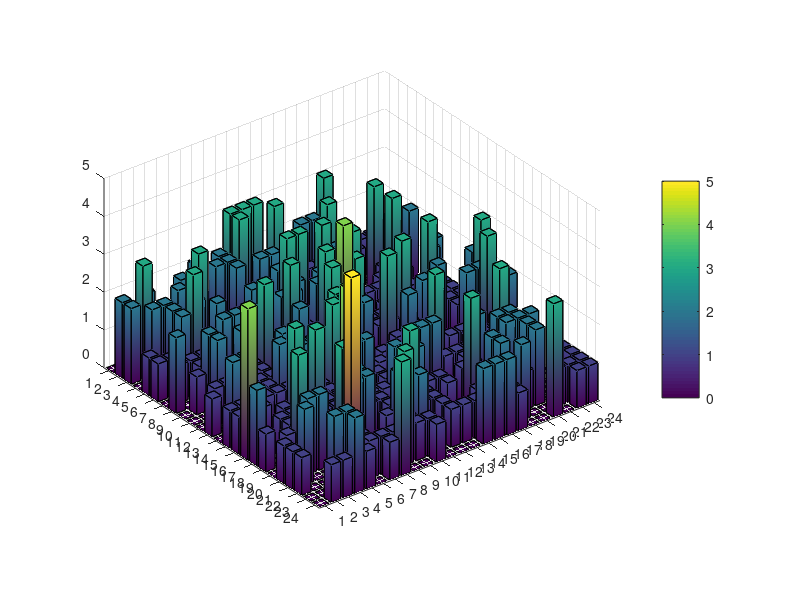
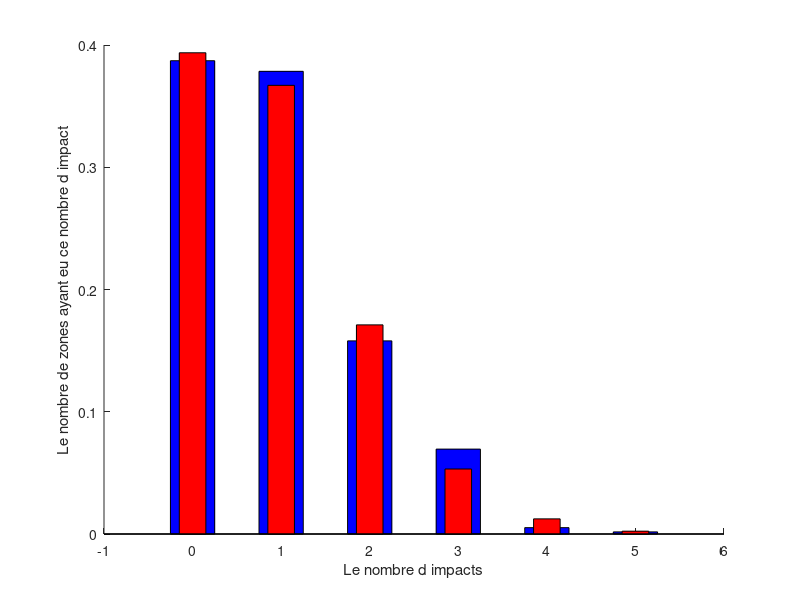

These figures' MATLAB source, in order:
clear all;close all; hold on; grid on;

n_cases=24;
cx=[1:n_cases];
cy=[1:n_cases];
[CX,CY]=meshgrid(cx,cy);

figure(1);
%mesh(CX,CY,zeros(n_cases,n_cases));

M = zeros (n_cases,n_cases);

n_impacts=537;

for i=1:n_impacts

    x=randi(n_cases);
    y=randi(n_cases);
    
    M(x,y)=M(x,y)+1;
    
end

b=bar3(M);
colorbar;

for i = 1:length(b)
     zdata = get(b(i),'Zdata');
     set(b(i),'Cdata',zdata);
     set(b,'EdgeColor','k','FaceColor','interp');

end

figure(2);hold on;
n_zones = n_cases*n_cases;

% La Probabilite theorique
M=M(:); % il mets les 24X24 par une ligne
m = max(M);
absM = [0:m];
m1 = hist(M,absM);
bar(absM,m1/n_zones,0.5,'-b');
xlabel('Le nombre d impacts');
ylabel('Le nombre de zones ayant eu ce nombre d impact');

% Le probabilite theorique:
% On considere un loi de Poisson
A = sum (M) / length(M); % Le parametre de notre loi de Poisson

Poi = zeros (0,m+1);
for k = 0:m
    Poi(k+1)= A^(k) / factorial(k);   
end
Poi = Poi*exp(-A);

bar(absM,Poi,0.3,'-r');